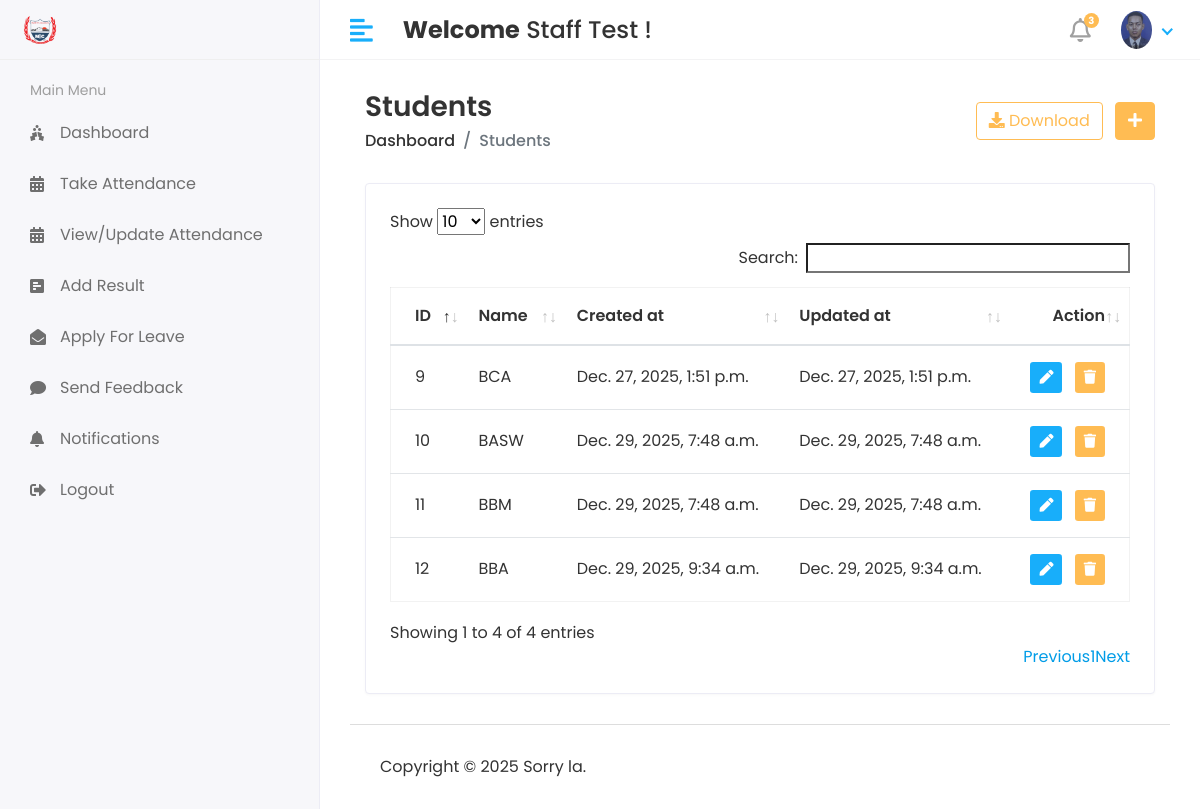
The app's page /hod/Course/View (signed in) with its own data.
### smsapp/models.py (models this page shows, shortened)
class CustomUser(AbstractUser):
    USER = (
        (1,'HOD'),
        (2, 'STAFF'),
        (3, 'STUDENT'),
    )
    user_type = models.CharField(choices=USER, max_length=50, default=1)
    profile_pic = models.ImageField(upload_to='media/profile_pic')

class Course(models.Model):
     name = models.CharField(max_length=100)
     created_at = models.DateTimeField(auto_now=True)
     updated_at = models.DateTimeField(auto_now=True)

### studentmanagementsystem/hod_views.py (the view)
# urls.py: path('hod/Course/View', hod_views.VIEW_COURSE, name='view_course'),
@login_required(login_url='/')
def VIEW_COURSE(request):
    course = Course.objects.all()
    context={
        'course':course
    }
    return render(request,'hod/view_course.html', context)

### templates/hod/view_course.html (shortened to what this page needs)
{% extends 'base.html' %}
{% block content %}
{% load static %}
        <div class="content container-fluid">
               <div class="page-header">
                  <div class="row align-items-center">
                     <div class="col">
                        <h3 class="page-title">Students</h3>
                        <ul class="breadcrumb">
                           <li class="breadcrumb-item"><a href="index.html">Dashboard</a></li>
                           <li class="breadcrumb-item active">Students</li>
                        </ul>
                     </div>
                     <div class="col-auto text-right float-right ml-auto">
                        <a href="#" class="btn btn-outline-primary mr-2"><i class="fas fa-download"></i> Download</a>
                        <a href="add-student.html" class="btn btn-primary"><i class="fas fa-plus"></i></a>
                     </div>
                  </div>
               </div>
               <div class="row">
                  <div class="col-sm-12">
                     <div class="card card-table">
                        <div class="card-body">
                           <div class="table-responsive">
                              <table id="table_id" class="table table-hover table-center mb-0 ">
                                 <thead>
                                    <tr>
                                       <th>ID</th>
                                       <th>Name</th>
                                       <th>Created at</th>
                                       <th>Updated at</th>
                                       <th class="text-right">Action</th>
                                    </tr>
                                 </thead>
                                 <tbody>
                                 {% for i in course %}
                                    <tr>
                                       <td>{{i.id}}</td>
                                       <td>{{i.name}}</td>
                                       <td>{{i.created_at}}</td>
                                       <td>{{i.updated_at}}</td>
                                       <td class="text-right">
                                          <div class="actions">
                                             <a href="{% url 'edit_course' i.id %}" class="btn btn-sm bg-success-light mr-2">
                                             <i class="fas fa-pen"></i>
                                             </a>
                                             <a href="{% url 'delete_course' i.id %}" class="btn btn-sm bg-danger-light">
                                             <i class="fas fa-trash"></i>
                                             </a>
                                          </div>
                                       </td>
                                    </tr>
                                 {% endfor %}
                                 </tbody>
                              </table>
                           </div>
                        </div>
                     </div>
                  </div>
               </div>
            </div>
{% endblock %}

### templates/includes/header.html (shortened to what this page needs)
{% load static %}
<div class="header">
   <div class="header-left">
    <a href="#" class="logo">
        <img src="{% static 'assets/img2/big.png' %}" alt="Logo">
    </a>
</div>
            <a href="javascript:void(0);" id="toggle_btn">
            <i class="fas fa-align-left"></i>
            </a>
            <div class="top-nav-search mt-3">
               <h4><strong>Welcome</strong>&nbsp<span>{{ user.first_name }} {{ user.last_name }}</span>&nbsp!</h4>
            </div>
            <ul class="nav user-menu">
               <li class="nav-item dropdown noti-dropdown">
                  <a href="#" class="dropdown-toggle nav-link" data-toggle="dropdown">
                  <i class="far fa-bell"></i> <span class="badge badge-pill">3</span>
                  </a>
               </li>
               <li class="nav-item dropdown has-arrow">
                  <a href="#" class="dropdown-toggle nav-link" data-toggle="dropdown">
                     {% if user.profile_pic == "" %}
                  <span class="user-img"><img class="rounded-circle" src="static 'assets/img/noimages" width="31" alt="Ryan Taylor"></span>
                     {% else %}
                  <span class="user-img"><img class="rounded-circle" src="/{{user.profile_pic}}" width="31" alt="Ryan Taylor"></span>
                  {% endif %}
                  </a>
               </li>
            </ul>
         </div>

### static/assets/css/style.css (style rules this page uses)
html { height: 100%; }
body { background-color: #fff; color: #333; font-family: 'Poppins', sans-serif; font-size: 1rem; height: 100%; line-height: 1.5; overflow-x: hidden; }
h1, h2, h3, h4, h5, h6 { font-family: 'Poppins', sans-serif; margin-top: 0; }
a { color: #009ce7; }
input, button, a { transition: all 0.4s ease; -moz-transition: all 0.4s ease; -o-transition: all 0.4s ease; -ms-transition: all 0.4s ease; -webkit-transition: all 0.4s ease; }
ul, ol { padding: 0px; list-style: none; }
.table { color: #333; max-width: 100%; margin-bottom: 0; width: 100%; }
.table.dataTable { border-collapse: collapse !important; border: 1px solid rgba(0, 0, 0, 0.05); }
.table thead tr th { font-weight: 600; }
.table tbody tr { border-bottom: 1px solid rgba(0, 0, 0, 0.05); }
.table.table-center td, .table.table-center th { vertical-align: middle; }
.card-table .card-body .table > thead > tr > th { border-top: 0; }
.card-table .card-body .table tr td:first-child, .card-table .card-body .table tr th:first-child { padding-left: 1.5rem; }
.card-table .card-body .table tr td:last-child, .card-table .card-body .table tr th:last-child { padding-right: 1.5rem; }
.card-table .table td, .card-table .table th { border-top: 1px solid #e2e5e8; padding: 1rem 0.75rem; white-space: nowrap; }
.btn-primary { background-color: #FFBC53; border: 1px solid #FFBC53; }
.btn-outline-primary { color: #FFBC53; border-color: #FFBC53; }
.card { border: 1px solid #ececf5; box-shadow: 0 1px 3px 0 rgba(0, 0, 0, 0.03); margin-bottom: 1.875rem; }
.card-body { padding: 1.5rem; }
.bg-danger-light { background-color:#FFBC53 !important; color:#fff !important; }
.bg-success-light { background-color: #18aefa; color: #fff; }
.header { background-color: #fff; border-bottom: 1px solid #f3f3f4; left: 0; position: fixed; right: 0; top: 0; z-index: 1001; height: 60px; }
.header .header-left { float: left; height: 60px; padding: 0 20px; position: relative; width: 320px; z-index: 1; transition: all 0.2s ease-in-out; background-color: #f7f7fa; border-bottom: 1px solid #efefef; border-right: 1px solid #ececf5; display: flex; align-items: center; }
.header .header-left .logo { display: inline-block; line-height: 60px; }
.header .header-left .logo img { max-height: 40px; width: auto; }
.header .dropdown-toggle:after { display: none; }
.header .has-arrow .dropdown-toggle:after { border-top: 0; border-left: 0; border-bottom: 2px solid #18aefa; border-right: 2px solid #18aefa; content: ''; height: 8px; display: inline-block; pointer-events: none; -webkit-transform-origin: 66% 66%; -ms-transform-origin: 66% 66%; transform-origin: 66% 66%; -webkit-transform: rotate(45deg); -ms-transform: rotate(45deg); transform: rotate(45deg); -webkit-transition: all 0.15s ease-in-out; transition: all 0.15s ease-in-out; width: 8px; vertical-align: 0px; }
.user-menu { float: right; margin: 0; position: relative; z-index: 99; padding-right: 15px; }
.user-menu.nav > li > a { color: #a0a0a0; font-size: 14px; line-height: 58px; padding: 0 15px; height: 60px; }
.user-img { margin-right: 3px; position: relative; }
.top-nav-search { float: left; margin-left: 15px; }
.page-header { margin-bottom: 1.875rem; }
.page-header .breadcrumb { background-color: transparent; color: #6c757d; font-size: 1rem; font-weight: 500; margin-bottom: 0; padding: 0; }
.page-header .breadcrumb a { color: #333; }
.page-title { font-size: 28px; font-weight: 600; color: #333; margin-bottom: 5px; }
.user-menu.nav > li > a .badge { background-color: #FFBC53; display: block; font-size: 10px; font-weight: bold; height: 15px; width: 15px; position: absolute; right: 7px; top: 13px; color: #fff; padding: 3px; }
.user-menu.nav > li > a > i { font-size: 1.5rem; line-height: 60px; }
@media (min-width: 992px) { #toggle_btn { align-items: center; color: #18aefa; display: inline-flex; float: left; font-size: 26px; height: 60px; justify-content: center; margin-left: 15px; padding: 0 15px; } }

### records on screen
CustomUser: first_name "Staff", last_name "Test", profile_pic (picture)
Course: id "9", name "BCA", created_at "Dec. 27, 2025, 1:51 p.m.", updated_at "Dec. 27, 2025, 1:51 p.m."
Course: id "10", name "BASW", created_at "Dec. 29, 2025, 7:48 a.m.", updated_at "Dec. 29, 2025, 7:48 a.m."
Course: id "11", name "BBM", created_at "Dec. 29, 2025, 7:48 a.m.", updated_at "Dec. 29, 2025, 7:48 a.m."
Course: id "12", name "BBA", created_at "Dec. 29, 2025, 9:34 a.m.", updated_at "Dec. 29, 2025, 9:34 a.m."
